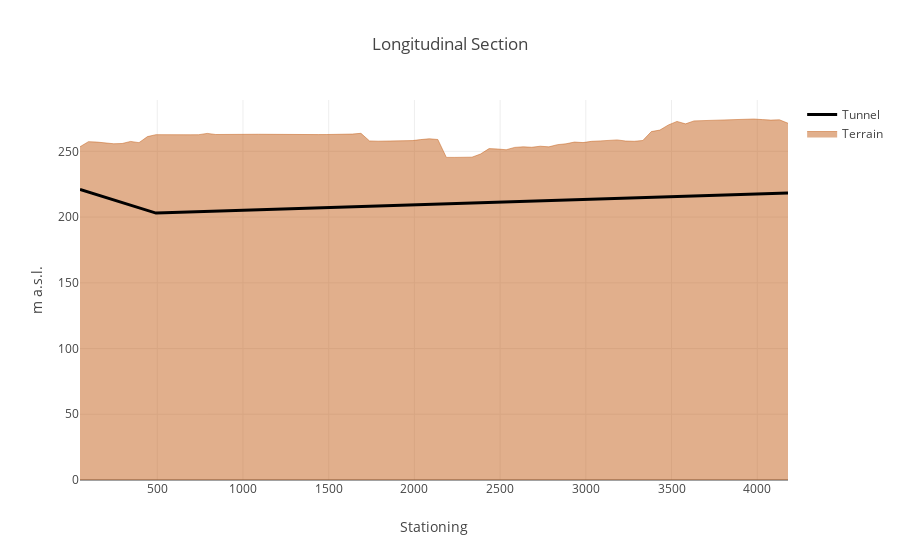

Notebook code cell kept with this figure:
### Code cell
# z_align = go.Scatter(
#     x=alignment_stationed_df['distance_stat_sum'].tolist(),
#     y=alignment_stationed_df['z_align'].tolist(),
#     name = "z_align",
#     mode='lines',
#     line=dict(width=0.5,
#               color='rgb(196, 97, 26)'),
#     fill='tonexty'
# )

z_dtm_align = go.Scatter(
    x=alignment_stationed_df['distance_stat_sum'].tolist(),
    y=alignment_stationed_df['z_dtm_align'].tolist(),
    name = "Terrain",
    mode='lines',
    line=dict(width=0.5,
              color='rgb(196, 97, 26)'),
    fill='tonexty'
)

z_align_line = go.Scatter(
    x=alignment_stationed_df['distance_stat_sum'].tolist(),
    y=alignment_stationed_df['z_align'].tolist(),
    line=dict(width=3,
              color='rgb(0, 0, 0)'),
    name ="Tunnel"
)

data = [z_dtm_align, z_align_line]

layout = go.Layout(
    title='Longitudinal Section',
    showlegend=True,
    xaxis=dict(
        title= "Stationing",
    ),
    yaxis=dict(
        title = "m a.s.l."
    )
)

fig = go.Figure(data=data, layout=layout)
plotly.offline.iplot(fig, filename='stacked-area-plot')
